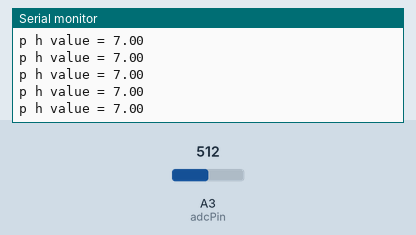
Simulated run of this sketch. Board: Arduino Uno, built with avr-gcc and run on an emulated ATmega328P. Shown: the last lines printed to the serial monitor. The test bench sets the inputs (shaded band); at power-on: A3 (adcPin) = 512.

Above: at 1.2 s.
1.3 s: A3 (adcPin) set to 716
At 1.31 s:
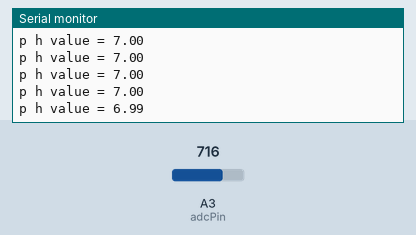
2.8 s: A3 (adcPin) set to 900
At 2.82 s:
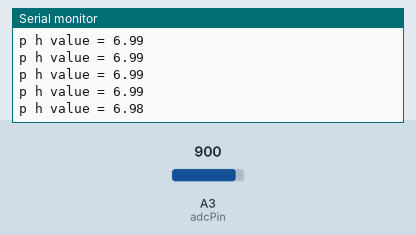
Timing chart, 0 to 5.8 s (numbered marks = the images above; inputs shaded):
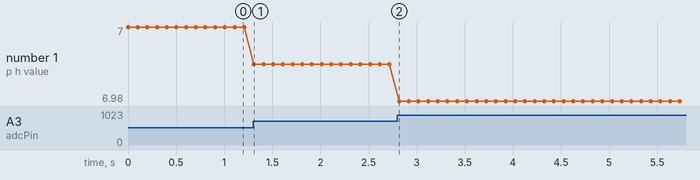

Measured:
- after the input at 1.3 s, the serial monitor: prints a new line at once (image 1)
- after the input at 2.8 s, the serial monitor: prints a new line at once (image 2)
- plotted number 1: 7 → 6.99 after the input at 1.3 s, 6.99 → 6.98 after the input at 2.8 s

The sketch:

phReader.ino
```cpp
#include <Arduino.h>
const int adcPin = A3;

// This can change depending on the volatage I get again.
/*
  m = x2 - x1 / y2 - y1;
*/
const float m = -0.0081460;

void setup()
{
   Serial.begin(9600);
}

void loop()
{
   float Po = analogRead(adcPin) * 5.0 / 1024;
   float phValue = 7 - (2.5 - Po) * m;
   Serial.print("p h value = ");
   Serial.println(phValue);
   delay(100);
}
```
